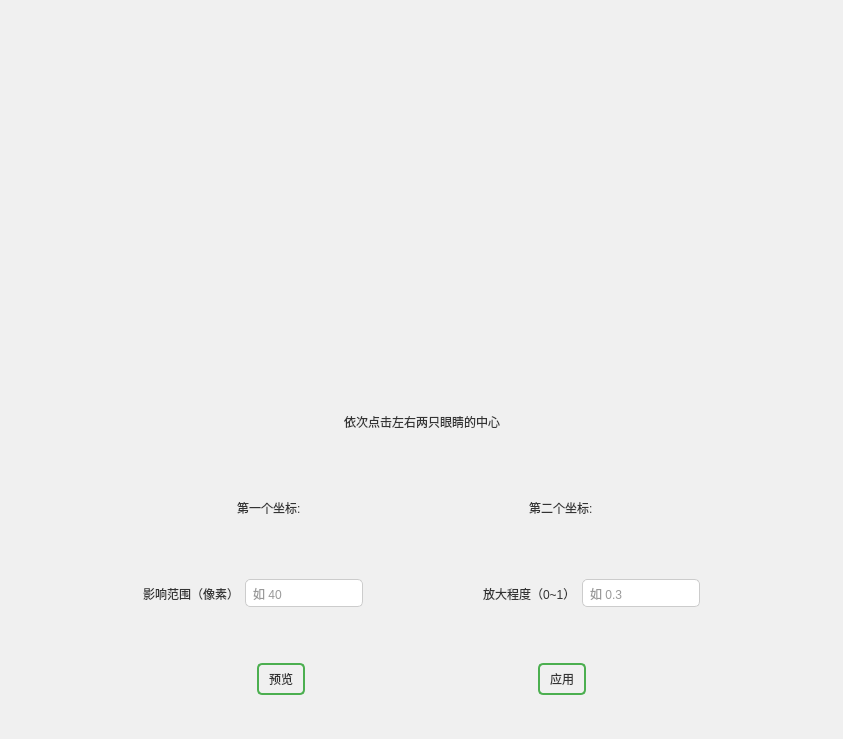
<?xml version="1.0" encoding="UTF-8"?>
<ui version="4.0">
 <class>EyeZoom</class>
 <widget class="QWidget" name="EyeZoom">
  <property name="geometry">
   <rect>
    <x>0</x>
    <y>0</y>
    <width>843</width>
    <height>739</height>
   </rect>
  </property>
  <property name="windowTitle">
   <string>Form</string>
  </property>
  <property name="styleSheet">
   <string notr="true">/* QPushButton 样式 */
QPushButton {
    background-color: #4CAF50; /* 按钮背景颜色 */
    color: white; /* 文本颜色 */
    border: 2px solid #4CAF50; /* 边框样式 */
    border-radius: 5px; /* 圆角半径 */
    padding: 5px 10px; /* 内边距 */
}

QPushButton:hover {
    background-color: #45a049; /* 鼠标悬停时的背景颜色 */
}

/* QSpacerItem 样式 */
QSpacerItem {
    /* 通常无需样式，仅用于占位 */

}

/* QWidget 样式 */
QWidget {
    background-color: #f0f0f0; /* 背景颜色 */
    color: #333; /* 文本颜色 */
}

/* QLineEdit 样式 */
QLineEdit {
    background-color: #ffffff; /* 设置背景颜色为白色 */
    border: 1px solid #ccc; /* 边框样式 */
    border-radius: 5px; /* 圆角半径 */
    padding: 5px; /* 内边距 */
    color: #333; /* 文本颜色 */
}

QLineEdit:focus {
    border-color: #007BFF; /* 获取焦点时的边框颜色 */
}


/* QMenu 样式 */
QMenu {
    background-color: #f0f0f0; /* 背景颜色 */
    border: 1px solid #ccc; /* 边框样式 */
}

QMenu::item {
    padding: 5px 20px; /* 内边距 */
}

QMenu::item:selected {
    background-color: #007BFF; /* 选中项的背景颜色 */
    color: white; /* 选中项的文本颜色 */
}

/* QAction 样式 */
QAction {
    background-color: transparent; /* 背景颜色透明 */
    color: #333; /* 文本颜色 */
}

QAction:hover {
    background-color: #e0e0e0; /* 鼠标悬停时的背景颜色 */
}

QAction:pressed {
    background-color: #d4d4d4; /* 按下时的背景颜色 */
}

/* QStatusBar 样式 */
QStatusBar {
    background-color: #f0f0f0; /* 背景颜色 */
    color: #333; /* 文本颜色 */
    border-top: 1px solid #ccc; /* 顶部边框样式 */
}

QStatusBar::item {
    border: none; /* 无边框 */
}
</string>
  </property>
  <layout class="QVBoxLayout" name="verticalLayout_2">
   <item>
    <widget class="QLabel" name="imageLabel">
     <property name="text">
      <string/>
     </property>
    </widget>
   </item>
   <item>
    <widget class="QWidget" name="widget_5" native="true">
     <layout class="QVBoxLayout" name="verticalLayout">
      <item>
       <widget class="QWidget" name="widget_3" native="true">
        <layout class="QHBoxLayout" name="horizontalLayout_3">
         <item>
          <spacer name="horizontalSpacer_2">
           <property name="orientation">
            <enum>Qt::Horizontal</enum>
           </property>
           <property name="sizeHint" stdset="0">
            <size>
             <width>289</width>
             <height>20</height>
            </size>
           </property>
          </spacer>
         </item>
         <item>
          <widget class="QLabel" name="label_2">
           <property name="text">
            <string>依次点击左右两只眼睛的中心</string>
           </property>
          </widget>
         </item>
         <item>
          <spacer name="horizontalSpacer">
           <property name="orientation">
            <enum>Qt::Horizontal</enum>
           </property>
           <property name="sizeHint" stdset="0">
            <size>
             <width>288</width>
             <height>20</height>
            </size>
           </property>
          </spacer>
         </item>
        </layout>
       </widget>
      </item>
      <item>
       <widget class="QWidget" name="widget" native="true">
        <layout class="QHBoxLayout" name="horizontalLayout">
         <item>
          <spacer name="horizontalSpacer_3">
           <property name="orientation">
            <enum>Qt::Horizontal</enum>
           </property>
           <property name="sizeHint" stdset="0">
            <size>
             <width>40</width>
             <height>20</height>
            </size>
           </property>
          </spacer>
         </item>
         <item>
          <widget class="QLabel" name="label">
           <property name="text">
            <string>第一个坐标:</string>
           </property>
          </widget>
         </item>
         <item>
          <widget class="QLabel" name="label_first">
           <property name="text">
            <string/>
           </property>
          </widget>
         </item>
         <item>
          <spacer name="horizontalSpacer_4">
           <property name="orientation">
            <enum>Qt::Horizontal</enum>
           </property>
           <property name="sizeHint" stdset="0">
            <size>
             <width>40</width>
             <height>20</height>
            </size>
           </property>
          </spacer>
         </item>
         <item>
          <widget class="QLabel" name="label_3">
           <property name="text">
            <string>第二个坐标:</string>
           </property>
          </widget>
         </item>
         <item>
          <widget class="QLabel" name="label_second">
           <property name="text">
            <string/>
           </property>
          </widget>
         </item>
         <item>
          <spacer name="horizontalSpacer_5">
           <property name="orientation">
            <enum>Qt::Horizontal</enum>
           </property>
           <property name="sizeHint" stdset="0">
            <size>
             <width>40</width>
             <height>20</height>
            </size>
           </property>
          </spacer>
         </item>
        </layout>
       </widget>
      </item>
      <item>
       <widget class="QWidget" name="widget_2" native="true">
        <layout class="QHBoxLayout" name="horizontalLayout_2">
         <item>
          <spacer name="horizontalSpacer_6">
           <property name="orientation">
            <enum>Qt::Horizontal</enum>
           </property>
           <property name="sizeHint" stdset="0">
            <size>
             <width>40</width>
             <height>20</height>
            </size>
           </property>
          </spacer>
         </item>
         <item>
          <widget class="QLabel" name="label_4">
           <property name="text">
            <string>影响范围（像素）</string>
           </property>
          </widget>
         </item>
         <item>
          <widget class="QLineEdit" name="lineEdit_range">
           <property name="placeholderText">
            <string>如 40</string>
           </property>
          </widget>
         </item>
         <item>
          <spacer name="horizontalSpacer_7">
           <property name="orientation">
            <enum>Qt::Horizontal</enum>
           </property>
           <property name="sizeHint" stdset="0">
            <size>
             <width>40</width>
             <height>20</height>
            </size>
           </property>
          </spacer>
         </item>
         <item>
          <widget class="QLabel" name="label_5">
           <property name="text">
            <string>放大程度（0~1）</string>
           </property>
          </widget>
         </item>
         <item>
          <widget class="QLineEdit" name="lineEdit_increase">
           <property name="placeholderText">
            <string>如 0.3</string>
           </property>
          </widget>
         </item>
         <item>
          <spacer name="horizontalSpacer_8">
           <property name="orientation">
            <enum>Qt::Horizontal</enum>
           </property>
           <property name="sizeHint" stdset="0">
            <size>
             <width>40</width>
             <height>20</height>
            </size>
           </property>
          </spacer>
         </item>
        </layout>
       </widget>
      </item>
      <item>
       <widget class="QWidget" name="widget_4" native="true">
        <layout class="QHBoxLayout" name="horizontalLayout_4">
         <item>
          <spacer name="horizontalSpacer_12">
           <property name="orientation">
            <enum>Qt::Horizontal</enum>
           </property>
           <property name="sizeHint" stdset="0">
            <size>
             <width>40</width>
             <height>20</height>
            </size>
           </property>
          </spacer>
         </item>
         <item>
          <widget class="QPushButton" name="btn_ok">
           <property name="text">
            <string>预览</string>
           </property>
          </widget>
         </item>
         <item>
          <spacer name="horizontalSpacer_13">
           <property name="orientation">
            <enum>Qt::Horizontal</enum>
           </property>
           <property name="sizeHint" stdset="0">
            <size>
             <width>40</width>
             <height>20</height>
            </size>
           </property>
          </spacer>
         </item>
         <item>
          <widget class="QPushButton" name="btn_apply">
           <property name="text">
            <string>应用</string>
           </property>
          </widget>
         </item>
         <item>
          <spacer name="horizontalSpacer_9">
           <property name="orientation">
            <enum>Qt::Horizontal</enum>
           </property>
           <property name="sizeHint" stdset="0">
            <size>
             <width>78</width>
             <height>20</height>
            </size>
           </property>
          </spacer>
         </item>
        </layout>
       </widget>
      </item>
     </layout>
    </widget>
   </item>
  </layout>
 </widget>
 <resources/>
 <connections/>
</ui>
